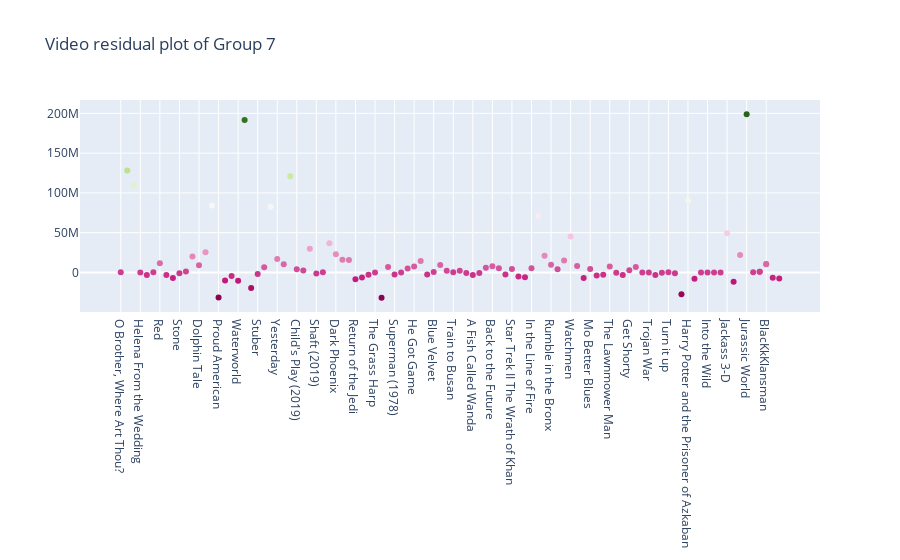

Notebook cell for this chart:
### Code cell
# Residual plot for video information

g7_result_final["video_residuals"] = g7_result_final["ground_truth"] - g7_result_final["trailer_prediction"]

fig = go.Figure(data=go.Scatter(x=g7_result_final["name"],
                                y=g7_result_final["video_residuals"],
                                mode='markers',
                                marker_color=g7_result_final["video_residuals"],
                                text=g7_result_final["name"])) # hover text goes here(movie_title)

fig.update_layout(title='Video residual plot of Group 7')
fig.show()

### Figure 1 — Plotly figure (JSON) as saved in the notebook; plotly's stock layout.template omitted (floating-point values rounded to 4 significant figures)
{"data": [{"marker": {"color": [191942, 128122261, 109444858, -7308, -3141769, 247285, 11761408, -3130384, -6951335, -924234, 1412213, 20180188, 9152401, 25415822, 84095629, -31526700, -9980747, -4459530, -10450996, 191670759, -19617566, -1774616, 6550030, 82579212, 16910050, 10269723, 120907749, 4094594, 2600647, 30025838, -1098581, 236305, 36652680, 22828348, 16153517, 15725722, -8603158, -6285666, -2843874, 17161, -31596442, 6961513, -2534657, 43, 4923638, 7579041, 14394897, -2574686, 689409, 9459242, 2371567, 184776, 2161963, -659544, -3046859, -545762, 5959420, 7990223, 5407730, -2651800, 4347221, -5141848, -5980436, 5269388, 71107625, 21084894, 9826758, 4102888, 15114805, 45214334, 8292248, -6889621, 4287360, -3898703, -2960378, 7651971, -343364, -3023791, 2700007, 7084296, -33080, -99783, -3043999, -236197, 476820, -979377, -27370287, 90525090, -7811801, 94577, -103787, 102714, 43791, 49353641, -11635286, 21897634, 198806270, 451290, 1072036, 855809, 10745330, 10529103, -6611848, -7624675]}, "mode": "markers", "text": ["O Brother, Where Art Thou?", "The Twilight Saga: Breaking Dawn Part 1", "The Twilight Saga: Breaking Dawn Part 2", "Helena From the Wedding", "Monsters", "Catfish", "Red", "Freakonomics", "The Warrior's Way", "Stone", "Frankenweenie", "John Carter", "Dolphin Tale", "Penguins of Madagascar", "Minions", "Proud American", "Edmond", "Tootsie", "Waterworld", "The Lion King (2019)", "Crawl", "Stuber", "Midsommar", "Spider-Man: Far from Home", "Yesterday", "Annabelle Comes Home", "Toy Story 4", "Child's Play (2019)", "Anna (2019)", "Men in Black International", "Shaft (2019) ", "Late Night", "The Secret Life of Pets 2", "Dark Phoenix", "Godzilla:King of the Monsters", "Rocketman", "Return of the Jedi", "Indiana Jones and the Temple of Doom", "The Idolmaker", "The Grass Harp", "The Grand", "Jaws", "Superman (1978)", "Clerks", "Juice", "He Got Game", "White Men Can't Jump", "Mulholland Drive", "Blue Velvet", "Once Upon a Time in Hollywood", "The Big Lebowski", "Train to Busan", "Pride and Prejudice and Zombies", "Dead Poets Society", "A Fish Called Wanda", "The Witches of Eastwick", "Ferris Bueller's Day Off", "Back to the Future", "Police Academy", "Trading Places", "Star Trek II The Wrath of Khan", "The Blues Brothers", "V For Vendetta", "In the Line of Fire", "Us", "The Forbidden Kingdom", "Rumble in the Bronx", "Machete", "Beverly Hills Cop", "Watchmen", "Jackie Brown", "Zombieland", "Mo Better Blues", "Thelma and Louise", "New Jack City", "The Lawnmower Man", "Schindler's List", "Four Weddings and a Funeral", "Get Shorty", "Jerry Maguire", "Welcome to Sarajevo", "Trojan War", "The Gingerbread Man", "Tumbleweeds", "Turn it up", "The Adventures of Pluto Nash", "The Lord of the Rings: The Return of the King", "Harry Potter and the Prisoner of Azkaban", "Stay", "Fast Food Nation", "Into the Wild", "The Wrestler", "Slumdog Millionaire", "Jackass 3-D", "Skyfall", "The Hunger Games: Mocking Jay - Part 1", "Jurassic World", "Shut In", "Molly's Game", "Molly's Game", "BlacKkKlansman", "BlacKkKlansman", "Peter Rabbit", "Replicas"], "type": "scatter", "x": ["O Brother, Where Art Thou?", "The Twilight Saga: Breaking Dawn Part 1", "The Twilight Saga: Breaking Dawn Part 2", "Helena From the Wedding", "Monsters", "Catfish", "Red", "Freakonomics", "The Warrior's Way", "Stone", "Frankenweenie", "John Carter", "Dolphin Tale", "Penguins of Madagascar", "Minions", "Proud American", "Edmond", "Tootsie", "Waterworld", "The Lion King (2019)", "Crawl", "Stuber", "Midsommar", "Spider-Man: Far from Home", "Yesterday", "Annabelle Comes Home", "Toy Story 4", "Child's Play (2019)", "Anna (2019)", "Men in Black International", "Shaft (2019) ", "Late Night", "The Secret Life of Pets 2", "Dark Phoenix", "Godzilla:King of the Monsters", "Rocketman", "Return of the Jedi", "Indiana Jones and the Temple of Doom", "The Idolmaker", "The Grass Harp", "The Grand", "Jaws", "Superman (1978)", "Clerks", "Juice", "He Got Game", "White Men Can't Jump", "Mulholland Drive", "Blue Velvet", "Once Upon a Time in Hollywood", "The Big Lebowski", "Train to Busan", "Pride and Prejudice and Zombies", "Dead Poets Society", "A Fish Called Wanda", "The Witches of Eastwick", "Ferris Bueller's Day Off", "Back to the Future", "Police Academy", "Trading Places", "Star Trek II The Wrath of Khan", "The Blues Brothers", "V For Vendetta", "In the Line of Fire", "Us", "The Forbidden Kingdom", "Rumble in the Bronx", "Machete", "Beverly Hills Cop", "Watchmen", "Jackie Brown", "Zombieland", "Mo Better Blues", "Thelma and Louise", "New Jack City", "The Lawnmower Man", "Schindler's List", "Four Weddings and a Funeral", "Get Shorty", "Jerry Maguire", "Welcome to Sarajevo", "Trojan War", "The Gingerbread Man", "Tumbleweeds", "Turn it up", "The Adventures of Pluto Nash", "The Lord of the Rings: The Return of the King", "Harry Potter and the Prisoner of Azkaban", "Stay", "Fast Food Nation", "Into the Wild", "The Wrestler", "Slumdog Millionaire", "Jackass 3-D", "Skyfall", "The Hunger Games: Mocking Jay - Part 1", "Jurassic World", "Shut In", "Molly's Game", "Molly's Game", "BlacKkKlansman", "BlacKkKlansman", "Peter Rabbit", "Replicas"], "y": [191942, 128122261, 109444858, -7308, -3141769, 247285, 11761408, -3130384, -6951335, -924234, 1412213, 20180188, 9152401, 25415822, 84095629, -31526700, -9980747, -4459530, -10450996, 191670759, -19617566, -1774616, 6550030, 82579212, 16910050, 10269723, 120907749, 4094594, 2600647, 30025838, -1098581, 236305, 36652680, 22828348, 16153517, 15725722, -8603158, -6285666, -2843874, 17161, -31596442, 6961513, -2534657, 43, 4923638, 7579041, 14394897, -2574686, 689409, 9459242, 2371567, 184776, 2161963, -659544, -3046859, -545762, 5959420, 7990223, 5407730, -2651800, 4347221, -5141848, -5980436, 5269388, 71107625, 21084894, 9826758, 4102888, 15114805, 45214334, 8292248, -6889621, 4287360, -3898703, -2960378, 7651971, -343364, -3023791, 2700007, 7084296, -33080, -99783, -3043999, -236197, 476820, -979377, -27370287, 90525090, -7811801, 94577, -103787, 102714, 43791, 49353641, -11635286, 21897634, 198806270, 451290, 1072036, 855809, 10745330, 10529103, -6611848, -7624675]}], "layout": {"title": {"text": "Video residual plot of Group 7"}}}
